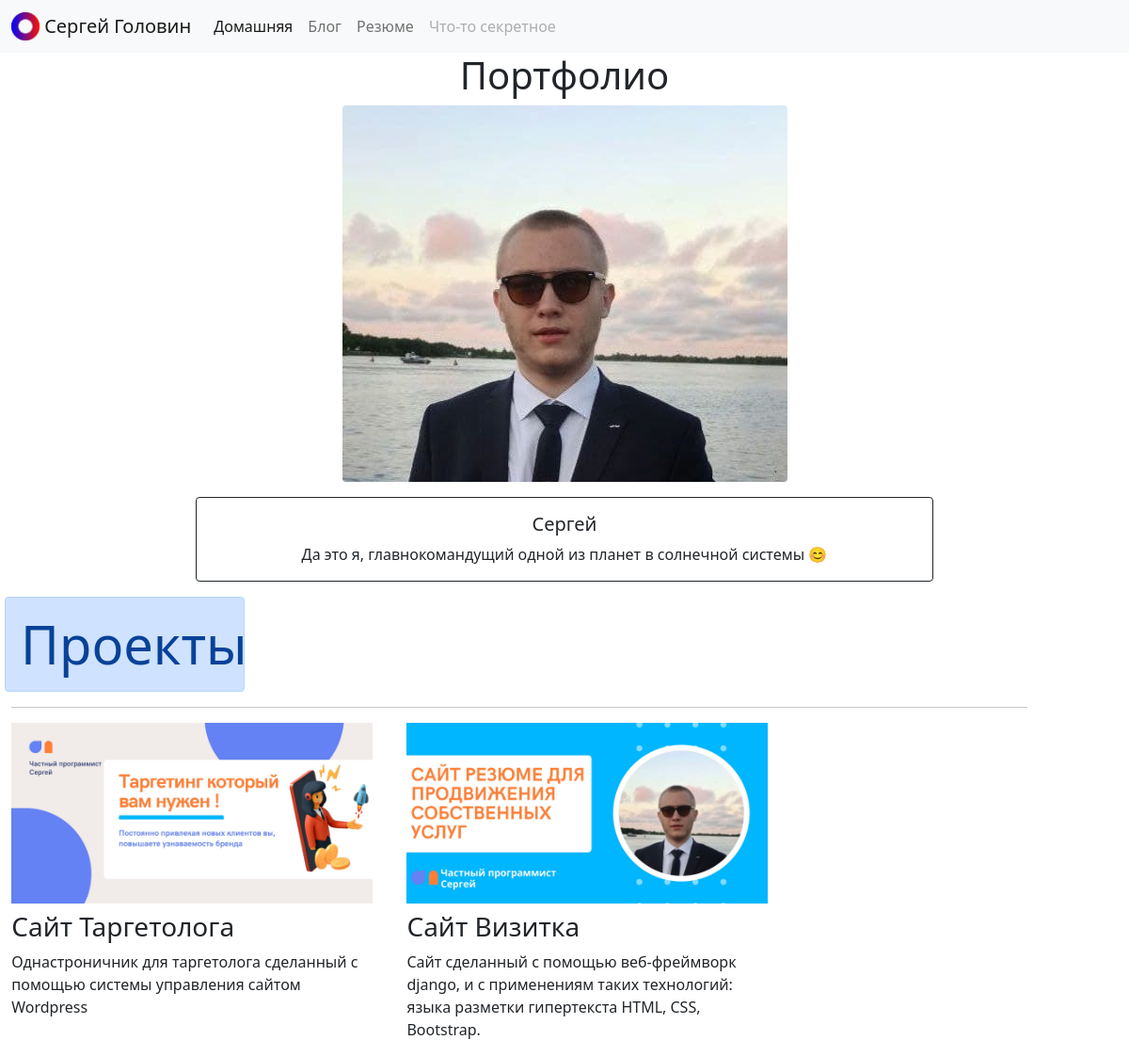
The page / on the database its author committed.
### portfolio/models.py (models this page shows, shortened)
class Project(models.Model):
    title = models.CharField(max_length=100)
    description = models.CharField(max_length=250)
    image = models.ImageField(upload_to='portfolio/images/')  # ImageField = где хранится файл фото
    url = models.URLField(blank=True)#blank=True открытие в новой ссылке

### portfolio/views.py (the view)
# urls.py: 2. Add a URL to urlpatterns:  path('', views.home, name='home')
def home (request):
    projects = Project.objects.all()
    return render(request,'portfolio/home.html',{'projects':projects})

### portfolio/templates/portfolio/home.html
{% extends 'portfolio/base.html' %}
{% block content %}
<div class="text-center">
<h1>Портфолио</h1>
</div>
{% load static %}
<div class="text-center img-rounded">
<img src="{% static 'portfolio/photo.jpg' %}" alt="My image" class="rounded">
</div>
<div class="text-center">
<div class="card border-dark mb-3 text-center" style="margin-right: 13rem; margin-left: 13rem; margin-top: 1rem">
  <div class="card-body text-dark">
    <h5 class="card-title">Сергей</h5>
    <p class="card-text">Да это я, главнокомандущий одной из планет в солнечной системы 😊</p>
  </div>
</div>
</div>
<h2 class="display-4 alert alert-primary otstup">Проекты</h2>
<div class="jumbotron">
<hr width="90%" style="margin-left: 1%">
</div>
<div class="row">
{% for project in projects %}
    <div class="col-lg-4 col-md-6" style="margin-left: 1%">
    {% if project.url %}
    <a href="{{ project.url }}">
      <img src="{{ project.image.url }}" class="img-fluid mb-2">
    </a>
    {% else %}
    <img src="{{ project.image.url }}" class="img-fluid mb-2"  width="150" height="400">
    {% endif %}
    <h3>{{ project.title }}</h3>
    <p>{{ project.description }}</p>
    </div>
    {% endfor %}
</div>
{% endblock%}

### portfolio/templates/portfolio/base.html (shortened to what this page needs)
<!doctype html>
<html lang="en">
<head>
    {% load static %}
    <link href="https://cdn.jsdelivr.net/npm/bootstrap@5.0.2/dist/css/bootstrap.min.css" rel="stylesheet"
>
    <link rel="stylesheet" href="{% static 'portfolio/custom.css' %}">
</head>
<body>
<nav class="navbar navbar-expand-lg navbar-light bg-light">
  <div class="container-fluid">
    <a class="navbar-brand" href="{% url 'home' %}">
      <img src="{% static 'portfolio/Logo.png' %}" width="30" height="30" class="d-inline-block align-top" alt="Nick's Logo">
          <span>Сергей Головин</span>
    </a>
    <div class="collapse navbar-collapse" id="navbarSupportedContent">
      <ul class="navbar-nav me-auto mb-2 mb-lg-0">
        <li class="nav-item">
          <a class="nav-link active" aria-current="page" href="{% url 'home' %}">Домашняя</a>
        </li>
        <li class="nav-item">
          <a class="nav-link" href="{% url 'blog:all_blogs' %}">Блог</a>
        </li>
        <li class="nav-item">
          <a class="nav-link" href="{% static 'portfolio/resume.pdf' %}">Резюме</a>
        </li>
        <li class="nav-item">
          <a class="nav-link disabled" href="#" tabindex="-1" aria-disabled="true">Что-то секретное</a>
        </li>
      </ul>
    </div>
  </div>
</nav>
{% block content %}{% endblock %}
</body>
</html>

### portfolio/static/portfolio/custom.css (style rules this page uses)
.otstup { margin-right: 300px; margin-left: 5px; width: 255px; }

### rows shown on the page
Project: image (picture), title "Сайт Таргетолога", description "Однастроничник для таргетолога сделанный с помощью системы управления сайтом Wordpress"
Project: image (picture), title "Сайт Визитка", description "Сайт сделанный с помощью веб-фреймворк django, и c применениям таких технологий: языка разметки гипертекста HTML, CSS, Bootstrap."
